Frame 1 (no input): blank canvas, image omitted
Frame 60 (no input): blank canvas, image omitted
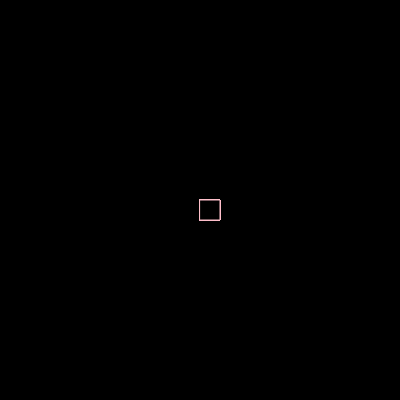
Frame 120 (the mouse pressed at the canvas centre since frame 60)

The p5.js sketch whose frames 1 and 60 were blank and that drew this single picture after the mouse press (run headless with seeded random() and noise() and a simulated clock; from frame 60 on, the mouse is pressed at the canvas centre):

// p5.js sketch
// ── sketch.js
function setup() {
  createCanvas(400, 400);
  background("black")
}

function draw() {
  fill("black");
  stroke("pink");
  strokeWeight(1);
  
  if (mouseIsPressed){
  rect(mouseX, mouseY, 20, 20);
  }
}
